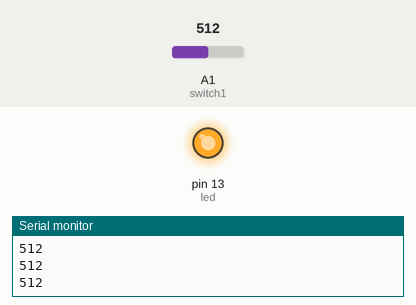
Bench run of a sketch on a simulated Arduino Uno, built with avr-gcc and run on an emulated ATmega328P. Shown: output pins drawn as LEDs (lit = HIGH), the last lines printed to the serial monitor. Inputs (shaded band) come from the test bench; at power-on: A1 (switch1) = 512.

Above: at 1.2 s.
1.3 s: A1 (switch1) set to 466
2.8 s: A1 (switch1) set to 441
At 3.4 s:
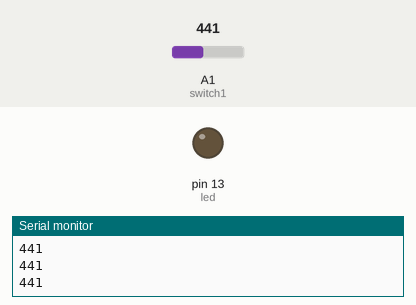
4.3 s: A1 (switch1) set to 511
At 5.5 s:
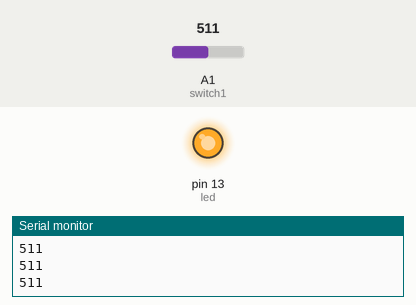
5.8 s: A1 (switch1) set to 306
At 6.9 s:
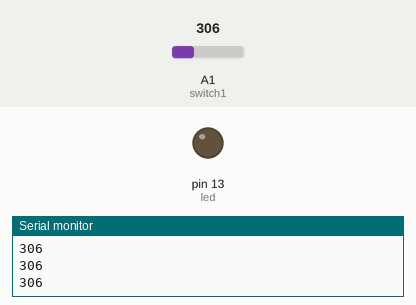
Timing chart, 0 to 8.3 s (numbered marks = the images above; inputs shaded):
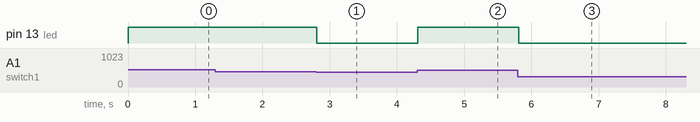

The sketch:

second.ino
```cpp
int led =13;
int switch1 = 15;
int value;

void setup() {
  pinMode(led,OUTPUT);
  pinMode(switch1,INPUT);
  Serial.begin(9600);

}

void loop() {
  value = analogRead(switch1);
  Serial.println(value);
  analogWrite(led,map(value,100,800,0,255));


}
```

Measured:
- the behaviour switches between 452 and 451 on A1 (switch1) (found by bisection; images 0 and 1)
- after the input at 2.8 s, pin 13 (led): HIGH → LOW at once
- after the input at 4.3 s, pin 13 (led): LOW → HIGH at once
- after the input at 5.8 s, pin 13 (led): HIGH → LOW at once
